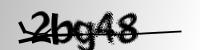
#> input picture CAPTCHAS/2bg48.png, 200 x 50 px; its folder holds only this picture in this run
$ jupyter execute Segment_Captchas_1.ipynb   (shell and % lines are left out)
#> lines starting #> are read from the running program, lines starting #| are printed output that depends on the picture; after the words box and inside, x2 and y2 are one past the last pixel; in counts of white or black regions, pixels touching at a corner belong together
[cell 1]
import cv2
import numpy as np
from matplotlib import pyplot as plt
import PIL
from PIL import Image, ImageOps
import os

[cell 2]
def segment(filename, characters = []):
#> called with filename = 'CAPTCHAS/2bg48.png'
    for character in characters:
        try:
            # Create target Directory
            os.mkdir('./captcha_segmented/{}'.format(character))
            #print("Directory ",dirName," Created ")
        except FileExistsError:
            continue
    img = cv2.imread(filename, 0)
#> img is the input picture: shape (50, 200); min 0, max 255, mean 179.9
    #plt.imshow(img, 'gray')

    # Otsu thresholding
    ret2, th2 = cv2.threshold(img, 0, 255, cv2.THRESH_BINARY + cv2.THRESH_OTSU)
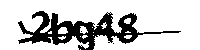
#> th2: shape (50, 200); 78.9% white; 3 black regions (2 under 20 px), largest, box (x1, y1, x2, y2) and area: (18, 11, 181, 50) 2111
#> ret2 = 125
    #plt.imshow(th2, 'gray')

    # Closing : Dilation + Erosion
    kernel = np.ones((3,3), np.uint8)

    closing = cv2.morphologyEx(th2, cv2.MORPH_CLOSE, kernel)
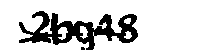
#> closing: shape (50, 200); 80.9% white; 2 black regions (1 under 20 px), largest, box (x1, y1, x2, y2) and area: (19, 11, 138, 50) 1900

    #plt.imshow(closing, 'gray')

    # Dilation with a new kernel size.

    kernel = np.ones((2,3), np.uint8)

    final = cv2.dilate(closing, kernel, iterations=1)
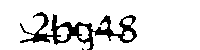
#> final: shape (50, 200); 87.4% white; 2 black regions (1 under 20 px), largest, box (x1, y1, x2, y2) and area: (20, 12, 137, 50) 1261

    # [14 lines of commented-out code are left out]

    image = PIL.Image.fromarray(final)
    image.save('segmented.png')

    imageobject = Image.open('segmented.png')
    #plt.imshow(imageobject,'gray')

    x, y, w, h = 27, 5, 22, 50
    for  i in range(5):
        crop1 = imageobject.crop((x, y, x + w, y + h))
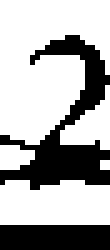
#> crop1: PIL image 22x50 L (shown 5 times larger); 67.5% white; 2 black regions, box (x1, y1, x2, y2) and area: (0, 7, 22, 38) 248, (0, 45, 22, 50) 110
        im_final = crop1.crop((0,0,20,45))
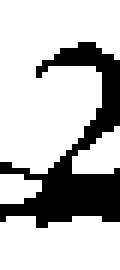
#> im_final: PIL image 20x45 L (shown 6 times larger); 74.7% white; 1 black region, box (x1, y1, x2, y2) and area: (0, 7, 20, 38) 228
        old_size = im_final.size
#> old_size = (20, 45)
        desired_size = 50
        ratio = float(desired_size)/max(old_size)
#> ratio = 1.11
        new_size = tuple([int(x*ratio) for x in old_size])
#> new_size = (22, 50)
        delta_w = desired_size - new_size[0]
#> delta_w = 28
        delta_h = desired_size - new_size[1]
#> delta_h = 0
        padding = (delta_w//2, delta_h//2, delta_w-(delta_w//2), delta_h-(delta_h//2))
#> padding = (14, 0, 14, 0)
        new_im = ImageOps.expand(im_final, padding,fill=255)
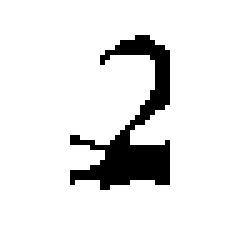
#> new_im: PIL image 48x45 L (shown 5 times larger); 89.4% white; 1 black region, box (x1, y1, x2, y2) and area: (14, 7, 34, 38) 228
        #plt.imshow(new_im)
        #crop1.show()
        num_files = len(os.listdir('./captcha_segmented/{}'.format(characters[i])))
        #print(num_files)
        crop1.save('./captcha_segmented/{}/{}.png'.format(characters[i],num_files+1))
        x += w
    os.remove('segmented.png')


CAPTCHA_DIR = 'CAPTCHAS'
try:
    os.mkdir('captcha_segmented')
except FileExistsError:
    pass
for captchas in os.listdir(CAPTCHA_DIR):
    captcha_path =os.path.join(CAPTCHA_DIR,captchas)
    initial = captchas.split('.')
    characters = list(initial[0])
    segment(captcha_path, characters)

$ run again, on CAPTCHAS/2en7g.png
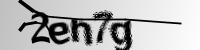
#> input picture CAPTCHAS/2en7g.png, 200 x 50 px
#> in segment, img is the input picture: shape (50, 200); min 0, max 255, mean 184.8
#> in segment, `ret2, th2 = cv2.threshold(img, 0, 255, cv2.THRESH_BINARY + cv2.THRESH_..`:
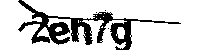
#> th2: shape (50, 200); 81.1% white; 4 black regions (3 under 20 px), largest, box (x1, y1, x2, y2) and area: (18, 0, 181, 50) 1889
#> ret2 = 127
#> closing: shape (50, 200); 84.2% white; 9 black regions (2 under 20 px), largest, box (x1, y1, x2, y2) and area: (19, 0, 69, 44) 536, (111, 19, 132, 50) 356, (71, 18, 92, 45) 302
#> final: shape (50, 200); 90.3% white; 10 black regions (2 under 20 px), largest, box (x1, y1, x2, y2) and area: (112, 20, 131, 50) 229, (48, 23, 68, 44) 203, (72, 19, 91, 45) 191
#> crop1: PIL image 22x50 L; 71.4% white; 5 black regions (2 under 20 px), largest, box (x1, y1, x2, y2) and area: (0, 1, 21, 26) 117, (0, 45, 22, 50) 110, (6, 28, 22, 38) 70
#> im_final: PIL image 20x45 L; 78.3% white; 3 black regions (1 under 20 px), largest, box (x1, y1, x2, y2) and area: (0, 1, 20, 26) 115, (6, 28, 20, 38) 64
#> in segment, `new_im = ImageOps.expand(im_final, padding,fill=255)`:
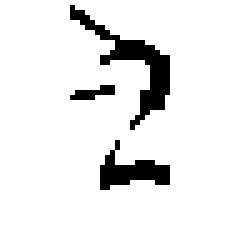
#> new_im: PIL image 48x45 L (shown 5 times larger); 91% white; 3 black regions (1 under 20 px), largest, box (x1, y1, x2, y2) and area: (14, 1, 34, 26) 115, (20, 28, 34, 38) 64

$ run again, on CAPTCHAS/2fxgd.png
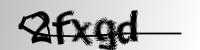
#> input picture CAPTCHAS/2fxgd.png, 200 x 50 px
#> in segment, img is the input picture: shape (50, 200); min 0, max 255, mean 182.4
#> in segment, `ret2, th2 = cv2.threshold(img, 0, 255, cv2.THRESH_BINARY + cv2.THRESH_..`:
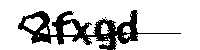
#> th2: shape (50, 200); 80.5% white; 3 black regions (2 under 20 px), largest, box (x1, y1, x2, y2) and area: (18, 10, 181, 50) 1950
#> ret2 = 125
#> closing: shape (50, 200); 82.9% white; 4 black regions, box (x1, y1, x2, y2) and area: (95, 10, 138, 50) 733, (18, 11, 51, 43) 474, (52, 11, 72, 44) 284, (72, 19, 90, 45) 219
#> final: shape (50, 200); 89.1% white; 4 black regions, box (x1, y1, x2, y2) and area: (96, 11, 137, 50) 469, (19, 12, 50, 43) 306, (53, 12, 71, 44) 187, (73, 20, 89, 45) 132
#> crop1: PIL image 22x50 L; 66.3% white; 2 black regions, box (x1, y1, x2, y2) and area: (0, 7, 22, 38) 261, (0, 45, 22, 50) 110
#> im_final: PIL image 20x45 L; 73.7% white; 1 black region, box (x1, y1, x2, y2) and area: (0, 7, 20, 38) 237
#> in segment, `new_im = ImageOps.expand(im_final, padding,fill=255)`:
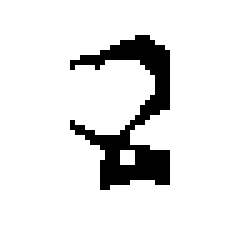
#> new_im: PIL image 48x45 L (shown 5 times larger); 89% white; 1 black region, box (x1, y1, x2, y2) and area: (14, 7, 34, 38) 237

$ run again, on CAPTCHAS/2g783.png
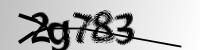
#> input picture CAPTCHAS/2g783.png, 200 x 50 px
#> in segment, img is the input picture: shape (50, 200); min 0, max 255, mean 183.7
#> in segment, `ret2, th2 = cv2.threshold(img, 0, 255, cv2.THRESH_BINARY + cv2.THRESH_..`:
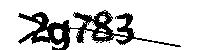
#> th2: shape (50, 200); 80.6% white; 4 black regions (3 under 20 px), largest, box (x1, y1, x2, y2) and area: (18, 10, 181, 50) 1938
#> ret2 = 127
#> closing: shape (50, 200); 83.4% white; 6 black regions (1 under 20 px), largest, box (x1, y1, x2, y2) and area: (19, 12, 70, 50) 841, (93, 12, 113, 41) 338, (117, 14, 134, 44) 273, (77, 24, 87, 43) 98, (75, 13, 92, 22) 92
#> final: shape (50, 200); 89.7% white; 6 black regions (1 under 20 px), largest, box (x1, y1, x2, y2) and area: (20, 13, 69, 50) 554, (94, 13, 112, 41) 188, (118, 15, 133, 44) 170, (76, 14, 91, 22) 59, (78, 25, 86, 43) 52
#> crop1: PIL image 22x50 L; 67.2% white; 2 black regions, box (x1, y1, x2, y2) and area: (0, 8, 22, 38) 251, (0, 45, 22, 50) 110
#> im_final: PIL image 20x45 L; 73.9% white; 1 black region, box (x1, y1, x2, y2) and area: (0, 8, 20, 38) 235
#> in segment, `new_im = ImageOps.expand(im_final, padding,fill=255)`:
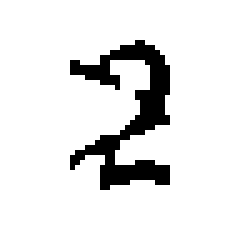
#> new_im: PIL image 48x45 L (shown 5 times larger); 89.1% white; 1 black region, box (x1, y1, x2, y2) and area: (14, 8, 34, 38) 235
